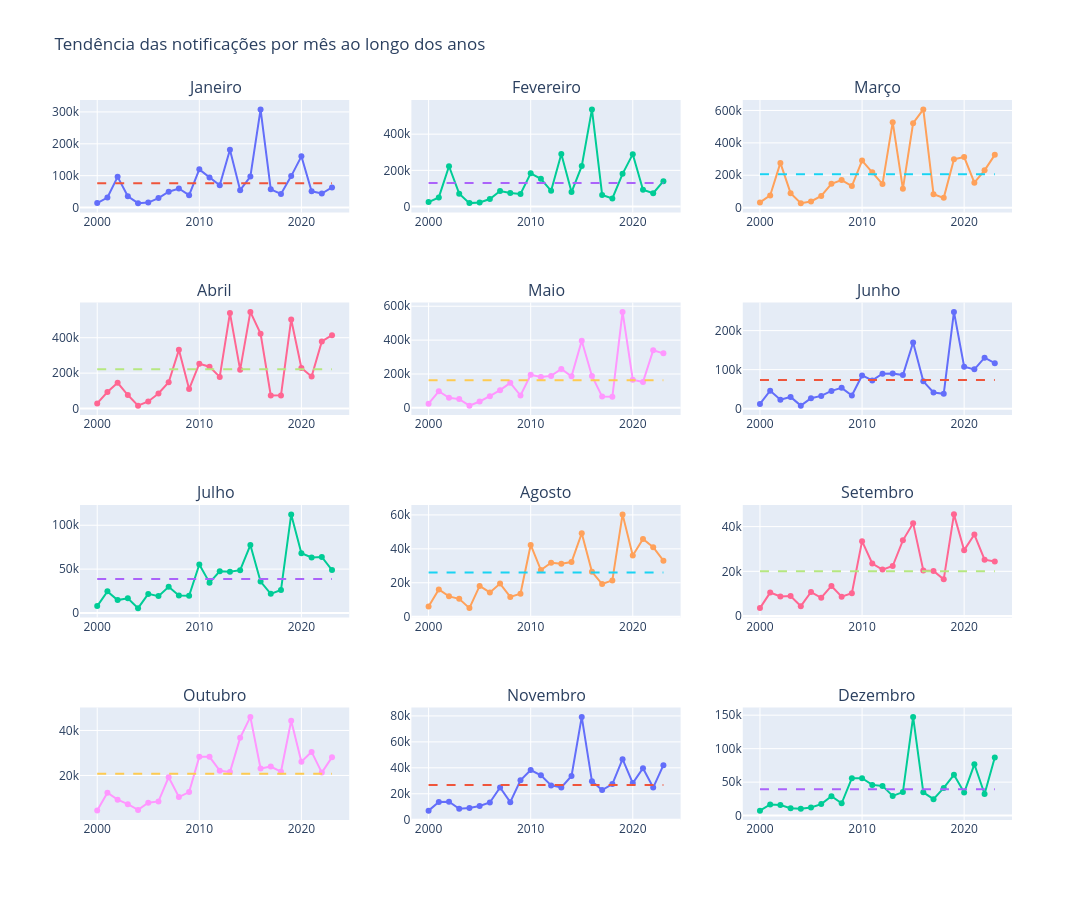

The code cell stored with this chart in its notebook:
### Code cell
from plotly.subplots import make_subplots

# Criar ano e mês
df_notificacoes["Ano"] = df_notificacoes["Dia"].dt.year
df_notificacoes["Mês"] = df_notificacoes["Dia"].dt.month

# Soma das notificações de cada mês de cada ano
df_mensal = (
    df_notificacoes
    .groupby(["Ano", "Mês"])["Notificações"]
    .sum()
    .reset_index()
)
df_mensal = df_mensal[df_mensal["Ano"].isin(years)]

nomes_meses = [
    "Janeiro", "Fevereiro", "Março", "Abril",
    "Maio", "Junho", "Julho", "Agosto",
    "Setembro", "Outubro", "Novembro", "Dezembro"
]

# Criar 12 gráficos
fig = make_subplots(
    rows=4,
    cols=3,
    subplot_titles=nomes_meses
)

for mes in range(1, 13):

    dados = df_mensal[df_mensal["Mês"] == mes]

    # Média histórica daquele mês
    media = dados["Notificações"].mean()

    linha = go.Scatter(
        x=dados["Ano"],
        y=dados["Notificações"],
        mode="lines+markers",
        name="Notificações",
        showlegend=False
    )

    media_linha = go.Scatter(
        x=dados["Ano"],
        y=[media] * len(dados),
        mode="lines",
        name="Média",
        line=dict(dash="dash"),
        showlegend=False
    )

    linha_idx = (mes - 1) // 3 + 1
    coluna_idx = (mes - 1) % 3 + 1

    fig.add_trace(
        linha,
        row=linha_idx,
        col=coluna_idx
    )

    fig.add_trace(
        media_linha,
        row=linha_idx,
        col=coluna_idx
    )

fig.update_layout(
    title="Tendência das notificações por mês ao longo dos anos",
    height=900,
    width=1200
)

fig.show()

### Figure 1 — Plotly figure (JSON) as saved in the notebook; plotly's stock layout.template omitted (floating-point values rounded to 4 significant figures)
{"data": [{"mode": "lines+markers", "name": "Notificações", "showlegend": false, "type": "scatter", "x": [2000, 2001, 2002, 2003, 2004, 2005, 2006, 2007, 2008, 2009, 2010, 2011, 2012, 2013, 2014, 2015, 2016, 2017, 2018, 2019, 2020, 2021, 2022, 2023], "xaxis": "x", "y": [14207, 31478, 96255, 35262, 13859, 15532, 29806, 49530, 59778, 38950, 119819, 94107, 69706, 181416, 54489, 97063, 307945, 57269, 42602, 98579, 160612, 50821, 44054, 63231], "yaxis": "y"}, {"line": {"dash": "dash"}, "mode": "lines", "name": "Média", "showlegend": false, "type": "scatter", "x": [2000, 2001, 2002, 2003, 2004, 2005, 2006, 2007, 2008, 2009, 2010, 2011, 2012, 2013, 2014, 2015, 2016, 2017, 2018, 2019, 2020, 2021, 2022, 2023], "xaxis": "x", "y": [76100.0, 76100.0, 76100.0, 76100.0, 76100.0, 76100.0, 76100.0, 76100.0, 76100.0, 76100.0, 76100.0, 76100.0, 76100.0, 76100.0, 76100.0, 76100.0, 76100.0, 76100.0, 76100.0, 76100.0, 76100.0, 76100.0, 76100.0, 76100.0], "yaxis": "y"}, {"mode": "lines+markers", "name": "Notificações", "showlegend": false, "type": "scatter", "x": [2000, 2001, 2002, 2003, 2004, 2005, 2006, 2007, 2008, 2009, 2010, 2011, 2012, 2013, 2014, 2015, 2016, 2017, 2018, 2019, 2020, 2021, 2022, 2023], "xaxis": "x2", "y": [24740, 50507, 222574, 71068, 18864, 22197, 41456, 85581, 74318, 69547, 183423, 153489, 87025, 290802, 80241, 223357, 536942, 64306, 44913, 180744, 289461, 93206, 73539, 140429], "yaxis": "y2"}, {"line": {"dash": "dash"}, "mode": "lines", "name": "Média", "showlegend": false, "type": "scatter", "x": [2000, 2001, 2002, 2003, 2004, 2005, 2006, 2007, 2008, 2009, 2010, 2011, 2012, 2013, 2014, 2015, 2016, 2017, 2018, 2019, 2020, 2021, 2022, 2023], "xaxis": "x2", "y": [130100.0, 130100.0, 130100.0, 130100.0, 130100.0, 130100.0, 130100.0, 130100.0, 130100.0, 130100.0, 130100.0, 130100.0, 130100.0, 130100.0, 130100.0, 130100.0, 130100.0, 130100.0, 130100.0, 130100.0, 130100.0, 130100.0, 130100.0, 130100.0], "yaxis": "y2"}, {"mode": "lines+markers", "name": "Notificações", "showlegend": false, "type": "scatter", "x": [2000, 2001, 2002, 2003, 2004, 2005, 2006, 2007, 2008, 2009, 2010, 2011, 2012, 2013, 2014, 2015, 2016, 2017, 2018, 2019, 2020, 2021, 2022, 2023], "xaxis": "x3", "y": [32163, 75359, 276311, 89485, 27880, 37959, 72325, 147046, 170125, 133585, 290940, 218459, 145446, 527650, 116379, 521645, 606747, 83251, 60522, 298279, 312576, 154242, 230604, 326088], "yaxis": "y3"}, {"line": {"dash": "dash"}, "mode": "lines", "name": "Média", "showlegend": false, "type": "scatter", "x": [2000, 2001, 2002, 2003, 2004, 2005, 2006, 2007, 2008, 2009, 2010, 2011, 2012, 2013, 2014, 2015, 2016, 2017, 2018, 2019, 2020, 2021, 2022, 2023], "xaxis": "x3", "y": [206500.0, 206500.0, 206500.0, 206500.0, 206500.0, 206500.0, 206500.0, 206500.0, 206500.0, 206500.0, 206500.0, 206500.0, 206500.0, 206500.0, 206500.0, 206500.0, 206500.0, 206500.0, 206500.0, 206500.0, 206500.0, 206500.0, 206500.0, 206500.0], "yaxis": "y3"}, {"mode": "lines+markers", "name": "Notificações", "showlegend": false, "type": "scatter", "x": [2000, 2001, 2002, 2003, 2004, 2005, 2006, 2007, 2008, 2009, 2010, 2011, 2012, 2013, 2014, 2015, 2016, 2017, 2018, 2019, 2020, 2021, 2022, 2023], "xaxis": "x4", "y": [28897, 93453, 145370, 76115, 16557, 40312, 85181, 148749, 331332, 109705, 253086, 235928, 178700, 538811, 218537, 545783, 422847, 73711, 74414, 503154, 229337, 180370, 379101, 413915], "yaxis": "y4"}, {"line": {"dash": "dash"}, "mode": "lines", "name": "Média", "showlegend": false, "type": "scatter", "x": [2000, 2001, 2002, 2003, 2004, 2005, 2006, 2007, 2008, 2009, 2010, 2011, 2012, 2013, 2014, 2015, 2016, 2017, 2018, 2019, 2020, 2021, 2022, 2023], "xaxis": "x4", "y": [221800.0, 221800.0, 221800.0, 221800.0, 221800.0, 221800.0, 221800.0, 221800.0, 221800.0, 221800.0, 221800.0, 221800.0, 221800.0, 221800.0, 221800.0, 221800.0, 221800.0, 221800.0, 221800.0, 221800.0, 221800.0, 221800.0, 221800.0, 221800.0], "yaxis": "y4"}, {"mode": "lines+markers", "name": "Notificações", "showlegend": false, "type": "scatter", "x": [2000, 2001, 2002, 2003, 2004, 2005, 2006, 2007, 2008, 2009, 2010, 2011, 2012, 2013, 2014, 2015, 2016, 2017, 2018, 2019, 2020, 2021, 2022, 2023], "xaxis": "x5", "y": [24669, 97884, 58976, 51525, 13121, 37420, 68918, 104623, 147772, 72779, 195179, 181646, 188695, 229914, 186021, 395867, 188222, 66279, 65478, 566815, 166278, 152705, 340170, 321808], "yaxis": "y5"}, {"line": {"dash": "dash"}, "mode": "lines", "name": "Média", "showlegend": false, "type": "scatter", "x": [2000, 2001, 2002, 2003, 2004, 2005, 2006, 2007, 2008, 2009, 2010, 2011, 2012, 2013, 2014, 2015, 2016, 2017, 2018, 2019, 2020, 2021, 2022, 2023], "xaxis": "x5", "y": [163400.0, 163400.0, 163400.0, 163400.0, 163400.0, 163400.0, 163400.0, 163400.0, 163400.0, 163400.0, 163400.0, 163400.0, 163400.0, 163400.0, 163400.0, 163400.0, 163400.0, 163400.0, 163400.0, 163400.0, 163400.0, 163400.0, 163400.0, 163400.0], "yaxis": "y5"}, {"mode": "lines+markers", "name": "Notificações", "showlegend": false, "type": "scatter", "x": [2000, 2001, 2002, 2003, 2004, 2005, 2006, 2007, 2008, 2009, 2010, 2011, 2012, 2013, 2014, 2015, 2016, 2017, 2018, 2019, 2020, 2021, 2022, 2023], "xaxis": "x6", "y": [11933, 45987, 23024, 30000, 7716, 26642, 32612, 45509, 53308, 33757, 85112, 72397, 89646, 89812, 86109, 169446, 70074, 41385, 37919, 248030, 107472, 100701, 130591, 116536], "yaxis": "y6"}, {"line": {"dash": "dash"}, "mode": "lines", "name": "Média", "showlegend": false, "type": "scatter", "x": [2000, 2001, 2002, 2003, 2004, 2005, 2006, 2007, 2008, 2009, 2010, 2011, 2012, 2013, 2014, 2015, 2016, 2017, 2018, 2019, 2020, 2021, 2022, 2023], "xaxis": "x6", "y": [73150.0, 73150.0, 73150.0, 73150.0, 73150.0, 73150.0, 73150.0, 73150.0, 73150.0, 73150.0, 73150.0, 73150.0, 73150.0, 73150.0, 73150.0, 73150.0, 73150.0, 73150.0, 73150.0, 73150.0, 73150.0, 73150.0, 73150.0, 73150.0], "yaxis": "y6"}, {"mode": "lines+markers", "name": "Notificações", "showlegend": false, "type": "scatter", "x": [2000, 2001, 2002, 2003, 2004, 2005, 2006, 2007, 2008, 2009, 2010, 2011, 2012, 2013, 2014, 2015, 2016, 2017, 2018, 2019, 2020, 2021, 2022, 2023], "xaxis": "x7", "y": [7862, 24621, 14660, 16669, 5523, 21754, 19216, 29874, 19978, 19685, 55247, 34554, 47582, 46920, 48740, 77456, 35800, 21803, 26177, 112413, 68201, 63210, 63871, 48850], "yaxis": "y7"}, {"line": {"dash": "dash"}, "mode": "lines", "name": "Média", "showlegend": false, "type": "scatter", "x": [2000, 2001, 2002, 2003, 2004, 2005, 2006, 2007, 2008, 2009, 2010, 2011, 2012, 2013, 2014, 2015, 2016, 2017, 2018, 2019, 2020, 2021, 2022, 2023], "xaxis": "x7", "y": [38780.0, 38780.0, 38780.0, 38780.0, 38780.0, 38780.0, 38780.0, 38780.0, 38780.0, 38780.0, 38780.0, 38780.0, 38780.0, 38780.0, 38780.0, 38780.0, 38780.0, 38780.0, 38780.0, 38780.0, 38780.0, 38780.0, 38780.0, 38780.0], "yaxis": "y7"}, {"mode": "lines+markers", "name": "Notificações", "showlegend": false, "type": "scatter", "x": [2000, 2001, 2002, 2003, 2004, 2005, 2006, 2007, 2008, 2009, 2010, 2011, 2012, 2013, 2014, 2015, 2016, 2017, 2018, 2019, 2020, 2021, 2022, 2023], "xaxis": "x8", "y": [6022, 16011, 11975, 10495, 5039, 18141, 14295, 19509, 11658, 13484, 42300, 27516, 31827, 31155, 32179, 49203, 26446, 19254, 21400, 60322, 36125, 45755, 40944, 33020], "yaxis": "y8"}, {"line": {"dash": "dash"}, "mode": "lines", "name": "Média", "showlegend": false, "type": "scatter", "x": [2000, 2001, 2002, 2003, 2004, 2005, 2006, 2007, 2008, 2009, 2010, 2011, 2012, 2013, 2014, 2015, 2016, 2017, 2018, 2019, 2020, 2021, 2022, 2023], "xaxis": "x8", "y": [26000.0, 26000.0, 26000.0, 26000.0, 26000.0, 26000.0, 26000.0, 26000.0, 26000.0, 26000.0, 26000.0, 26000.0, 26000.0, 26000.0, 26000.0, 26000.0, 26000.0, 26000.0, 26000.0, 26000.0, 26000.0, 26000.0, 26000.0, 26000.0], "yaxis": "y8"}, {"mode": "lines+markers", "name": "Notificações", "showlegend": false, "type": "scatter", "x": [2000, 2001, 2002, 2003, 2004, 2005, 2006, 2007, 2008, 2009, 2010, 2011, 2012, 2013, 2014, 2015, 2016, 2017, 2018, 2019, 2020, 2021, 2022, 2023], "xaxis": "x9", "y": [3551, 10495, 8794, 8964, 4412, 10748, 8186, 13469, 8687, 10205, 33496, 23496, 20765, 22366, 33845, 41534, 20418, 20113, 16405, 45463, 29461, 36442, 25218, 24391], "yaxis": "y9"}, {"line": {"dash": "dash"}, "mode": "lines", "name": "Média", "showlegend": false, "type": "scatter", "x": [2000, 2001, 2002, 2003, 2004, 2005, 2006, 2007, 2008, 2009, 2010, 2011, 2012, 2013, 2014, 2015, 2016, 2017, 2018, 2019, 2020, 2021, 2022, 2023], "xaxis": "x9", "y": [20040.0, 20040.0, 20040.0, 20040.0, 20040.0, 20040.0, 20040.0, 20040.0, 20040.0, 20040.0, 20040.0, 20040.0, 20040.0, 20040.0, 20040.0, 20040.0, 20040.0, 20040.0, 20040.0, 20040.0, 20040.0, 20040.0, 20040.0, 20040.0], "yaxis": "y9"}, {"mode": "lines+markers", "name": "Notificações", "showlegend": false, "type": "scatter", "x": [2000, 2001, 2002, 2003, 2004, 2005, 2006, 2007, 2008, 2009, 2010, 2011, 2012, 2013, 2014, 2015, 2016, 2017, 2018, 2019, 2020, 2021, 2022, 2023], "xaxis": "x10", "y": [4367, 12334, 9238, 7218, 4689, 7850, 8471, 19225, 10411, 12617, 28357, 28293, 22129, 21520, 36722, 46050, 23110, 23979, 21652, 44328, 26100, 30481, 21266, 28138], "yaxis": "y10"}, {"line": {"dash": "dash"}, "mode": "lines", "name": "Média", "showlegend": false, "type": "scatter", "x": [2000, 2001, 2002, 2003, 2004, 2005, 2006, 2007, 2008, 2009, 2010, 2011, 2012, 2013, 2014, 2015, 2016, 2017, 2018, 2019, 2020, 2021, 2022, 2023], "xaxis": "x10", "y": [20770.0, 20770.0, 20770.0, 20770.0, 20770.0, 20770.0, 20770.0, 20770.0, 20770.0, 20770.0, 20770.0, 20770.0, 20770.0, 20770.0, 20770.0, 20770.0, 20770.0, 20770.0, 20770.0, 20770.0, 20770.0, 20770.0, 20770.0, 20770.0], "yaxis": "y10"}, {"mode": "lines+markers", "name": "Notificações", "showlegend": false, "type": "scatter", "x": [2000, 2001, 2002, 2003, 2004, 2005, 2006, 2007, 2008, 2009, 2010, 2011, 2012, 2013, 2014, 2015, 2016, 2017, 2018, 2019, 2020, 2021, 2022, 2023], "xaxis": "x11", "y": [7011, 13754, 13879, 8413, 9001, 10579, 13278, 24839, 13544, 30388, 38257, 34253, 26415, 24837, 33698, 79268, 29613, 22882, 27513, 46702, 28249, 39667, 24789, 42047], "yaxis": "y11"}, {"line": {"dash": "dash"}, "mode": "lines", "name": "Média", "showlegend": false, "type": "scatter", "x": [2000, 2001, 2002, 2003, 2004, 2005, 2006, 2007, 2008, 2009, 2010, 2011, 2012, 2013, 2014, 2015, 2016, 2017, 2018, 2019, 2020, 2021, 2022, 2023], "xaxis": "x11", "y": [26790.0, 26790.0, 26790.0, 26790.0, 26790.0, 26790.0, 26790.0, 26790.0, 26790.0, 26790.0, 26790.0, 26790.0, 26790.0, 26790.0, 26790.0, 26790.0, 26790.0, 26790.0, 26790.0, 26790.0, 26790.0, 26790.0, 26790.0, 26790.0], "yaxis": "y11"}, {"mode": "lines+markers", "name": "Notificações", "showlegend": false, "type": "scatter", "x": [2000, 2001, 2002, 2003, 2004, 2005, 2006, 2007, 2008, 2009, 2010, 2011, 2012, 2013, 2014, 2015, 2016, 2017, 2018, 2019, 2020, 2021, 2022, 2023], "xaxis": "x12", "y": [7432, 16673, 15782, 11084, 10139, 12236, 17196, 28943, 18343, 55850, 55911, 45864, 44375, 29387, 35110, 147467, 34790, 24546, 41370, 60919, 34410, 76640, 32211, 86818], "yaxis": "y12"}, {"line": {"dash": "dash"}, "mode": "lines", "name": "Média", "showlegend": false, "type": "scatter", "x": [2000, 2001, 2002, 2003, 2004, 2005, 2006, 2007, 2008, 2009, 2010, 2011, 2012, 2013, 2014, 2015, 2016, 2017, 2018, 2019, 2020, 2021, 2022, 2023], "xaxis": "x12", "y": [39310.0, 39310.0, 39310.0, 39310.0, 39310.0, 39310.0, 39310.0, 39310.0, 39310.0, 39310.0, 39310.0, 39310.0, 39310.0, 39310.0, 39310.0, 39310.0, 39310.0, 39310.0, 39310.0, 39310.0, 39310.0, 39310.0, 39310.0, 39310.0], "yaxis": "y12"}], "layout": {"annotations": [{"font": {"size": 16}, "showarrow": false, "text": "Janeiro", "x": 0.1444, "xanchor": "center", "xref": "paper", "y": 1.0, "yanchor": "bottom", "yref": "paper"}, {"font": {"size": 16}, "showarrow": false, "text": "Fevereiro", "x": 0.5, "xanchor": "center", "xref": "paper", "y": 1.0, "yanchor": "bottom", "yref": "paper"}, {"font": {"size": 16}, "showarrow": false, "text": "Março", "x": 0.8556, "xanchor": "center", "xref": "paper", "y": 1.0, "yanchor": "bottom", "yref": "paper"}, {"font": {"size": 16}, "showarrow": false, "text": "Abril", "x": 0.1444, "xanchor": "center", "xref": "paper", "y": 0.7188, "yanchor": "bottom", "yref": "paper"}, {"font": {"size": 16}, "showarrow": false, "text": "Maio", "x": 0.5, "xanchor": "center", "xref": "paper", "y": 0.7188, "yanchor": "bottom", "yref": "paper"}, {"font": {"size": 16}, "showarrow": false, "text": "Junho", "x": 0.8556, "xanchor": "center", "xref": "paper", "y": 0.7188, "yanchor": "bottom", "yref": "paper"}, {"font": {"size": 16}, "showarrow": false, "text": "Julho", "x": 0.1444, "xanchor": "center", "xref": "paper", "y": 0.4375, "yanchor": "bottom", "yref": "paper"}, {"font": {"size": 16}, "showarrow": false, "text": "Agosto", "x": 0.5, "xanchor": "center", "xref": "paper", "y": 0.4375, "yanchor": "bottom", "yref": "paper"}, {"font": {"size": 16}, "showarrow": false, "text": "Setembro", "x": 0.8556, "xanchor": "center", "xref": "paper", "y": 0.4375, "yanchor": "bottom", "yref": "paper"}, {"font": {"size": 16}, "showarrow": false, "text": "Outubro", "x": 0.1444, "xanchor": "center", "xref": "paper", "y": 0.1562, "yanchor": "bottom", "yref": "paper"}, {"font": {"size": 16}, "showarrow": false, "text": "Novembro", "x": 0.5, "xanchor": "center", "xref": "paper", "y": 0.1562, "yanchor": "bottom", "yref": "paper"}, {"font": {"size": 16}, "showarrow": false, "text": "Dezembro", "x": 0.8556, "xanchor": "center", "xref": "paper", "y": 0.1562, "yanchor": "bottom", "yref": "paper"}], "height": 900, "title": {"text": "Tendência das notificações por mês ao longo dos anos"}, "width": 1200, "xaxis": {"anchor": "y", "domain": [0.0, 0.2889]}, "xaxis10": {"anchor": "y10", "domain": [0.0, 0.2889]}, "xaxis11": {"anchor": "y11", "domain": [0.3556, 0.6444]}, "xaxis12": {"anchor": "y12", "domain": [0.7111, 1.0]}, "xaxis2": {"anchor": "y2", "domain": [0.3556, 0.6444]}, "xaxis3": {"anchor": "y3", "domain": [0.7111, 1.0]}, "xaxis4": {"anchor": "y4", "domain": [0.0, 0.2889]}, "xaxis5": {"anchor": "y5", "domain": [0.3556, 0.6444]}, "xaxis6": {"anchor": "y6", "domain": [0.7111, 1.0]}, "xaxis7": {"anchor": "y7", "domain": [0.0, 0.2889]}, "xaxis8": {"anchor": "y8", "domain": [0.3556, 0.6444]}, "xaxis9": {"anchor": "y9", "domain": [0.7111, 1.0]}, "yaxis": {"anchor": "x", "domain": [0.8438, 1.0]}, "yaxis10": {"anchor": "x10", "domain": [0.0, 0.1562]}, "yaxis11": {"anchor": "x11", "domain": [0.0, 0.1562]}, "yaxis12": {"anchor": "x12", "domain": [0.0, 0.1562]}, "yaxis2": {"anchor": "x2", "domain": [0.8438, 1.0]}, "yaxis3": {"anchor": "x3", "domain": [0.8438, 1.0]}, "yaxis4": {"anchor": "x4", "domain": [0.5625, 0.7188]}, "yaxis5": {"anchor": "x5", "domain": [0.5625, 0.7188]}, "yaxis6": {"anchor": "x6", "domain": [0.5625, 0.7188]}, "yaxis7": {"anchor": "x7", "domain": [0.2812, 0.4375]}, "yaxis8": {"anchor": "x8", "domain": [0.2812, 0.4375]}, "yaxis9": {"anchor": "x9", "domain": [0.2812, 0.4375]}}}
